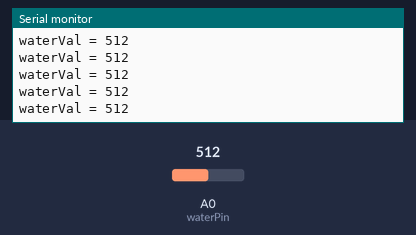
Bench run of a sketch on a simulated Arduino Uno, built with avr-gcc and run on an emulated ATmega328P. Parts: the last lines printed to the serial monitor. The inputs (shaded band) are chosen by the test bench; at power-on: A0 (waterPin) = 512.

Above: at 1.2 s.
1.3 s: A0 (waterPin) set to 987
At 2.2 s:
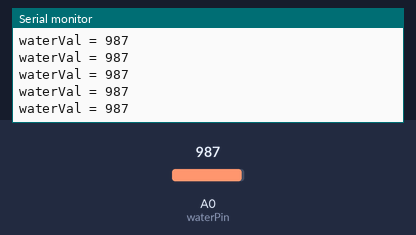
4.3 s: A0 (waterPin) set to 1010
At 4.9 s:
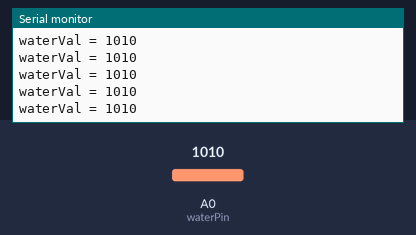
Timing chart, 0 to 7.3 s (numbered marks = the images above; inputs shaded):
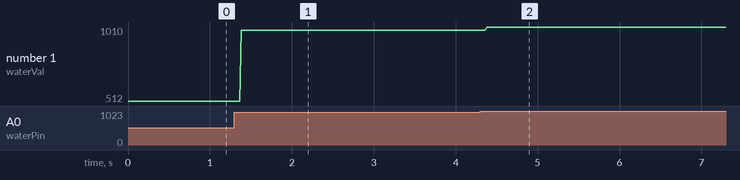

Measured:
- after the input at 1.3 s, the serial monitor: prints a new line after 0.08 s (image 1)
- after the input at 4.3 s, the serial monitor: prints a new line after 0.08 s (image 2)
- plotted number 1: 512 → 987 after the input at 1.3 s, 987 → 1010 after the input at 4.3 s

The sketch:

5_1_water_sensor.ino
```cpp
/*
 * create by straysnail
 * 2022/2/26
 */
#define waterPin A0  //Define the IO port of the raindrop sensor as A0
int waterVal = 0;

void setup() {
  Serial.begin(9600);  //Set the baud rate of serial communication to 9600
  pinMode(waterPin,INPUT);  //Set as input
}

void loop() {
  waterVal = analogRead(waterPin);  //Read the analog value detected by the raindrop sensor
  Serial.print("waterVal = ");
  Serial.println(waterVal);  //Print the value detected by the raindrop sensor with new line
  //delay(200); //Delay to adjust the printing speed of serial port
}
```
